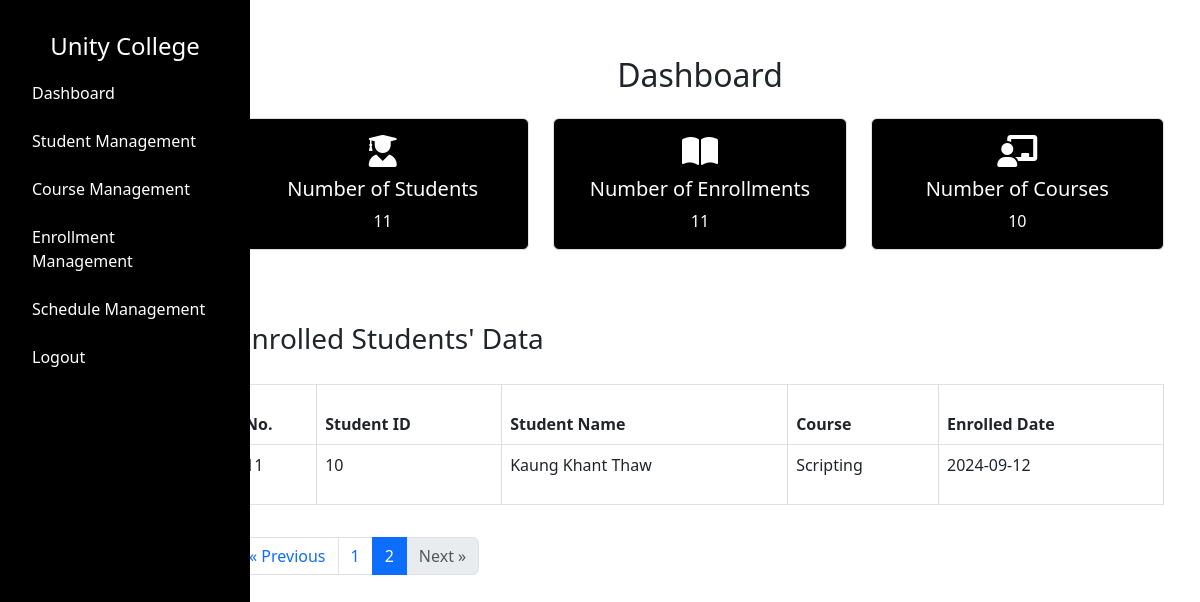
/admin/dashboard?page=2 (signed in), run on an earlier commit of the app's database.
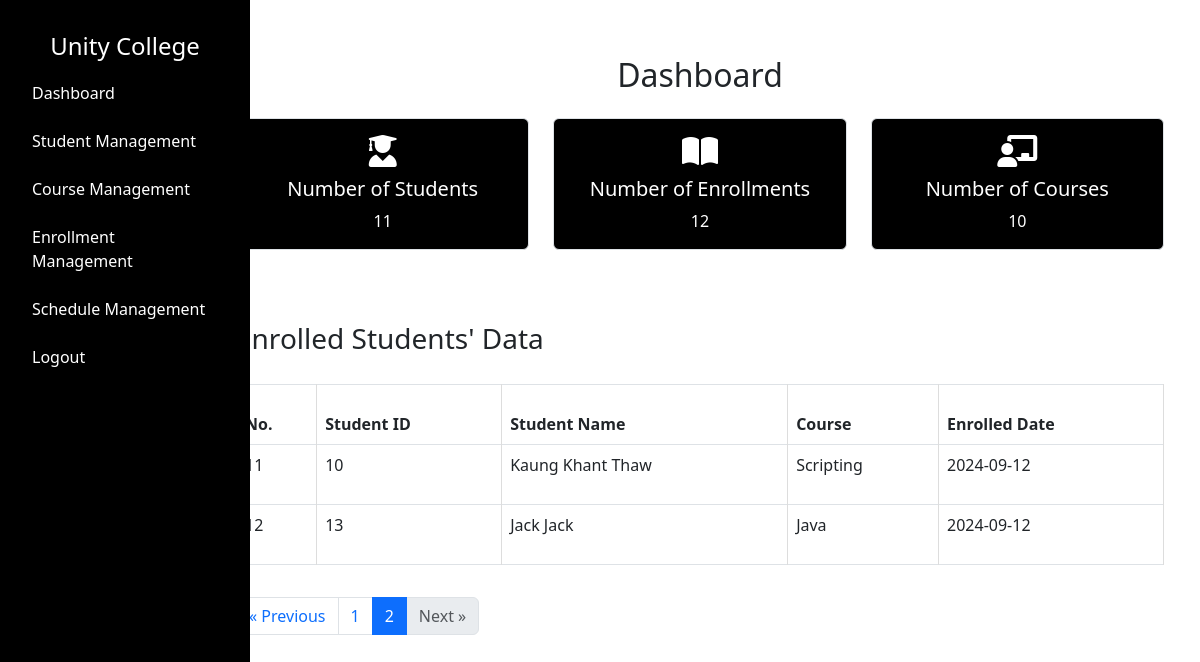
And on a later commit of the database.
### tables this page shows
CREATE TABLE "enrollment" (
    "id" INTEGER PRIMARY KEY AUTOINCREMENT,
    "student_id" INTEGER NOT NULL,
    "course_id" INTEGER NOT NULL,
    "enroll_date" DATE NOT NULL,
    FOREIGN KEY("student_id") REFERENCES "student"("id") ON DELETE RESTRICT,
    FOREIGN KEY("course_id") REFERENCES "course"("id") ON DELETE RESTRICT
);

CREATE TABLE "student" (
    "id" INTEGER PRIMARY KEY AUTOINCREMENT,
    "first_name" TEXT NOT NULL,
    "last_name" TEXT NOT NULL,
    "email" TEXT NOT NULL,
    "phone" INTEGER NOT NULL,
    "address" TEXT NOT NULL,
    "password" TEXT NOT NULL
);

CREATE TABLE "course" (
    "id" INTEGER PRIMARY KEY AUTOINCREMENT,
    "name" TEXT NOT NULL,
    "image" TEXT NOT NULL,
    "description" TEXT NOT NULL,
    "credits" INTEGER NOT NULL,
    "lecturer" TEXT NOT NULL
);

### app.py (the view)
@app.route("/admin/dashboard")
def admin_dashboard():
    if 'username' not in session or session.get('user_type') != 'admin':
        return redirect(url_for('admin_login'))
    username = session.get('username')
    try:
        total_students = query_db("SELECT COUNT(*) FROM student", one=True)[0]
        total_courses = query_db("SELECT COUNT(*) FROM course", one=True)[0]
        total_enrollments = query_db("SELECT COUNT(*) FROM enrollment", one=True)[0]
        page = request.args.get('page', 1, type=int)
        per_page = 10
        offset = (page - 1) * per_page
        enrolled_students = query_db("""
            SELECT
                student.id AS student_id,
                student.first_name || ' ' || student.last_name AS student_name,
                course.name AS course_name,
                enrollment.enroll_date
            FROM enrollment
            JOIN student ON enrollment.student_id = student.id
            JOIN course ON enrollment.course_id = course.id
            LIMIT ? OFFSET ?
        """, (per_page, offset))
        total_enrolled_students = query_db("""
            SELECT COUNT(*)
            FROM enrollment
            JOIN student ON enrollment.student_id = student.id
            JOIN course ON enrollment.course_id = course.id
        """, one=True)[0]
        total_pages = (total_enrolled_students + per_page - 1) // per_page
    except Exception as e:
        print(traceback.format_exc())
        total_students = total_courses = total_enrollments = 0
        enrolled_students = []
        total_pages = 0
    return render_template(
        "admin/dashboard.html",
        username=username,
        total_students=total_students,
        total_courses=total_courses,
        total_enrollments=total_enrollments,
        enrolled_students=enrolled_students,  # Pass the enrolled students data
        current_page=page,
        total_pages=total_pages
    )

### dbcontroller.py (called while the page is built)
def query_db(query, args=(), one=False):
    con = sqlite3.connect('advweb.db')
    cur = con.cursor()
    cur.execute(query, args)
    rv = cur.fetchall()
    cur.close()
    con.close()
    return (rv[0] if rv else None) if one else rv

### templates/admin/dashboard.html (shortened to what this page needs)
{% extends '/admin/layout.html' %} {% block content %}
<link
  rel="stylesheet"
  href="https://cdnjs.cloudflare.com/ajax/libs/font-awesome/6.0.0-beta3/css/all.min.css"
/>
<link href="/static/css/admin/dashboard.css" rel="stylesheet" />
<div class="container mt-4">
  <h2 class="text-center mb-4">Dashboard</h2>
  <div class="row">
    <div class="col-12 col-md-4 mb-4">
      <div class="card">
        <div class="card-body">
          <i class="fas fa-user-graduate fa-2x"></i>
          <h5 class="card-title mt-2">Number of Students</h5>
          <p class="card-text">{{ total_students }}</p>
        </div>
      </div>
    </div>
    <div class="col-12 col-md-4 mb-4">
      <div class="card">
        <div class="card-body">
          <i class="fas fa-book-open fa-2x"></i>
          <h5 class="card-title mt-2">Number of Enrollments</h5>
          <p class="card-text">{{ total_enrollments }}</p>
        </div>
      </div>
    </div>
    <div class="col-12 col-md-4 mb-4">
      <div class="card">
        <div class="card-body">
          <i class="fas fa-chalkboard-teacher fa-2x"></i>
          <h5 class="card-title mt-2">Number of Courses</h5>
          <p class="card-text">{{ total_courses }}</p>
        </div>
      </div>
    </div>
  </div>
  <div class="row mt-5">
    <div class="col-12">
      <h3>Enrolled Students' Data</h3>
      <div class="table-responsive">
        <table class="table table-bordered">
          <thead>
            <tr>
              <th>No.</th>
              <th>Student ID</th>
              <th>Student Name</th>
              <th>Course</th>
              <th>Enrolled Date</th>
            </tr>
          </thead>
          <tbody>
            {% if enrolled_students %} {% for student in enrolled_students %}
            <tr>
              <td>{{ loop.index + (current_page - 1) * 10 }}</td>
              <td>{{ student[0]}}</td>
              <td>{{ student[1]}}</td>
              <td>{{ student[2]}}</td>
              <td>{{ student[3]}}</td>
            </tr>
            {% endfor %} {% else %}
            <tr>
              <td colspan="5" class="text-center">No enrollments found.</td>
            </tr>
            {% endif %}
          </tbody>
        </table>
      </div>
      <div class="row mt-3">
        <div class="col-12">
          <nav aria-label="Page navigation">
            <ul class="pagination">
              <li
                class="page-item {% if current_page == 1 %}disabled{% endif %}"
              >
                <a
                  class="page-link"
                  href="{{ url_for('admin_dashboard', page=current_page-1) }}"
                  aria-label="Previous"
                >
                  <span aria-hidden="true">&laquo;</span> Previous
                </a>
              </li>
              {% for page_num in range(1, total_pages + 1) %}
              <li
                class="page-item {% if page_num == current_page %}active{% endif %}"
              >
                <a
                  class="page-link"
                  href="{{ url_for('admin_dashboard', page=page_num) }}"
                  >{{ page_num }}</a
                >
              </li>
              {% endfor %}
              <li
                class="page-item {% if current_page == total_pages %}disabled{% endif %}"
              >
                <a
                  class="page-link"
                  href="{{ url_for('admin_dashboard', page=current_page+1) }}"
                  aria-label="Next"
                >
                  Next <span aria-hidden="true">&raquo;</span>
                </a>
              </li>
            </ul>
          </nav>
        </div>
      </div>
    </div>
  </div>
</div>
{% endblock %}

What changed in the data, as far as the page shows it:
added enrollment: student "13", student "Jack Jack", name "Java", enroll_date "2024-09-12"
Also different on the page:
{{ total_enrollments }}: "11" → "12"
